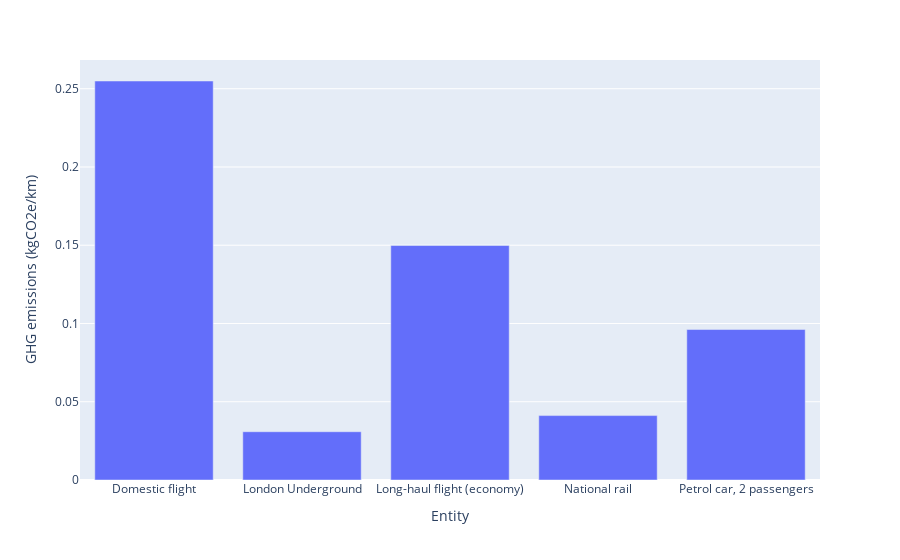

Notebook code cell kept with this figure:
### Code cell
# visualize
import plotly.express as px

fig = px.bar(ghg, x='Entity', y='GHG emissions (kgCO2e/km)')
fig.show()

### Figure 1 — Plotly figure (JSON) as saved in the notebook; plotly's stock layout.template omitted (floating-point values rounded to 4 significant figures)
{"data": [{"alignmentgroup": "True", "hovertemplate": "Entity=%{x}<br>GHG emissions (kgCO2e/km)=%{y}<extra></extra>", "legendgroup": "", "marker": {"color": "#636efa"}, "name": "", "offsetgroup": "", "orientation": "v", "showlegend": false, "textposition": "auto", "type": "bar", "x": ["Domestic flight", "London Underground", "Long-haul flight (economy)", "National rail", "Petrol car, 2 passengers"], "xaxis": "x", "y": [0.2549, 0.03084, 0.1498, 0.04115, 0.09614], "yaxis": "y"}], "layout": {"autosize": true, "barmode": "relative", "legend": {"tracegroupgap": 0}, "margin": {"t": 60}, "xaxis": {"anchor": "y", "autorange": true, "domain": [0, 1], "range": [-0.5, 4.5], "title": {"text": "Entity"}, "type": "category"}, "yaxis": {"anchor": "x", "autorange": true, "domain": [0, 1], "range": [0, 0.2683], "title": {"text": "GHG emissions (kgCO2e/km)"}, "type": "linear"}}}
